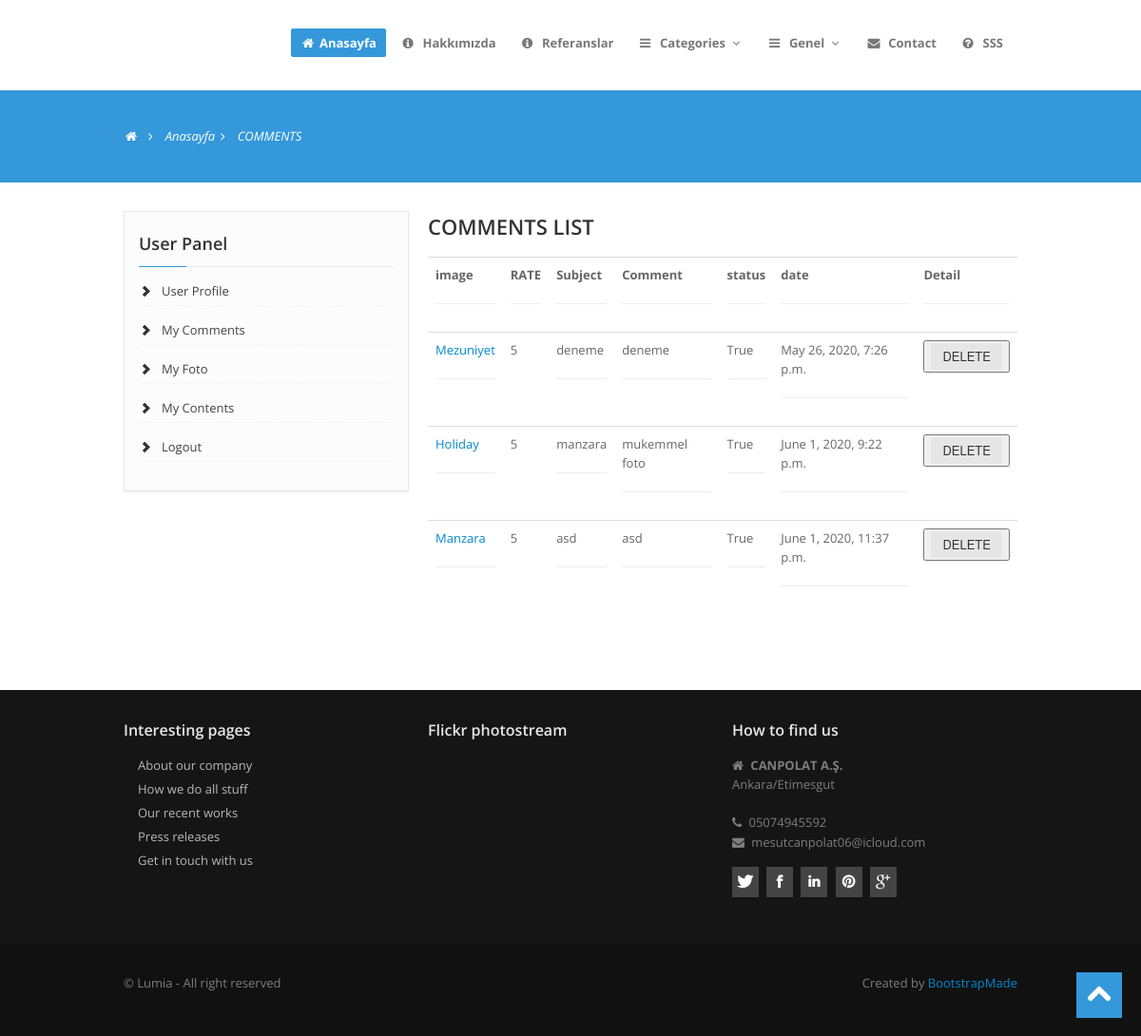
The app's page /user/comments/ (signed in), older data.
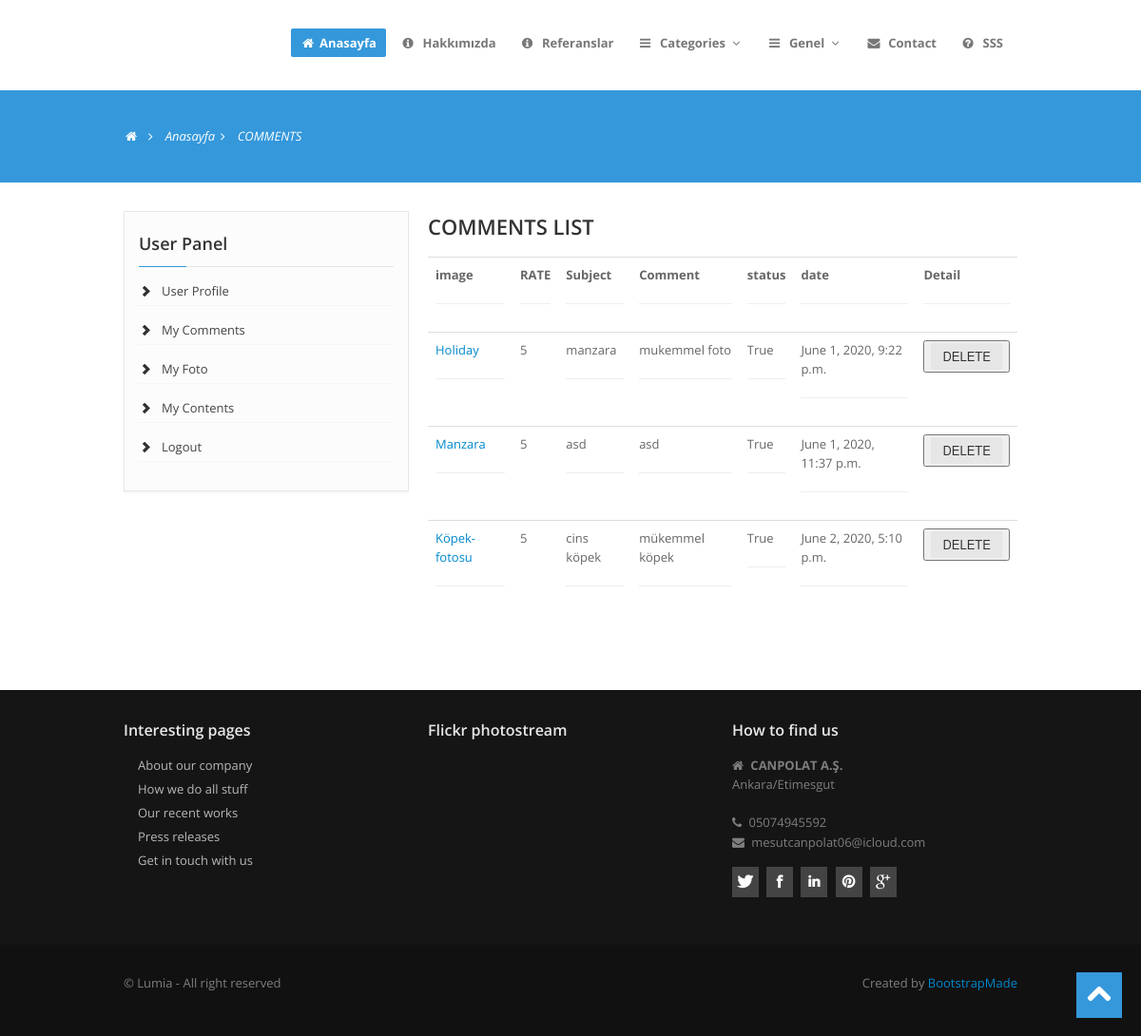
The same page, newer data.
### images/models.py (models this page shows, shortened)
class Comment(models.Model):
    STATUS = {
        ('New', 'Yeni'),
        ('True', 'Evet'),
        ('False', 'Hayır')
    }
    image = models.ForeignKey(Images, on_delete=models.CASCADE)
    user = models.ForeignKey(User, on_delete=models.CASCADE)
    subject = models.CharField(max_length=50)
    comment = models.TextField(max_length=200, blank=True)
    rate = models.IntegerField(blank=True)
    status = models.CharField(max_length=10, choices=STATUS, default="New")
    ip = models.CharField(blank=True, max_length=20)
    create_at = models.DateTimeField(auto_now_add=True)
    update_at = models.DateTimeField(auto_now=True)

class Images(models.Model):
    STATUS = {
        ('True', 'Evet'),
        ('False', 'Hayır')
    }
    user = models.ForeignKey(User, on_delete=models.CASCADE, null=True)
    category = models.ForeignKey(Category, on_delete=models.CASCADE)  # relation with Category table
    title = models.CharField(max_length=150)
    keywords = models.CharField(blank=True, max_length=255)
    description = models.CharField(blank=True, max_length=255)
    image = models.ImageField(blank=True, upload_to='images/')
    detail = RichTextUploadingField()
    slug = models.SlugField(null=False, unique=True)
    status = models.CharField(max_length=10, choices=STATUS)
    create_at = models.DateTimeField(auto_now_add=True)
    update_at = models.DateTimeField(auto_now=True)
    def image_tag(self):
        return mark_safe('<img src="{}" height="50"/>'.format(self.image.url))
    image_tag.short_description = 'Image'

### home/models.py (models this page shows, shortened)
class Setting(models.Model):
    STATUS = {
        ('True', 'Evet'),
        ('False', 'Hayır')
    }
    title = models.CharField(max_length=150)
    keywords = models.CharField(max_length=255)
    description = models.CharField(max_length=255)
    company = models.CharField(max_length=50)
    address = models.CharField(blank=True, max_length=150)
    phone = models.CharField(blank=True, max_length=15)
    fax = models.CharField(blank=True, max_length=15)
    email = models.CharField(blank=True, max_length=50)
    smtpserver = models.CharField(blank=True, max_length=20)
    smtpemail = models.CharField(blank=True, max_length=20)
    smtppassword = models.CharField(blank=True, max_length=10)
    smtpport = models.CharField(blank=True, max_length=5)
    icon = models.ImageField(blank=True, upload_to='images/')
    facebook = models.CharField(blank=True, max_length=50)
    instagram = models.CharField(blank=True, max_length=50)
    twitter = models.CharField(blank=True, max_length=50)
    aboutus = RichTextUploadingField(blank=True)
    contact = RichTextUploadingField(blank=True)
    references = RichTextUploadingField(blank=True)
    status = models.CharField(max_length=10, choices=STATUS)
    create_at = models.DateTimeField(auto_now_add=True)
    update_at = models.DateTimeField(auto_now=True)

### user/views.py (the view)
# urls.py: path('comments/', views.comments, name='comments'),
@login_required(login_url='/login')
def comments(request):
    setting = Setting.objects.get(pk=1)
    menu = Menu.objects.all()
    category = Category.objects.all()
    current_user = request.user
    comments = Comment.objects.filter(user_id=current_user.id )
    context = {
        'setting': setting,
        'menu': menu,
        'category': category,
        'comments': comments,
    }
    return render(request, 'user_comments.html', context)

### user/templates/user_comments.html (shortened to what this page needs)
{% extends "homebase.html" %}
{% block content %}
    <section id="subintro">
        <div class="container">
            <div class="row">
                <div class="span8">
                    <ul class="breadcrumb">
                        <li><a href="#"><i class="icon-home"></i></a><i class="icon-angle-right"></i></li>
                        <li><a href="/">Anasayfa</a><i class="icon-angle-right"></i></li>
                        <li class="active">COMMENTS</li>
                    </ul>
                </div>
            </div>
        </div>
    </section>
    <section id="maincontent">
        <div class="container">
            <div class="row">
                <div class="span4">
                    <aside>
                        <div class="widget">
                            {% include "user_panel.html" %}
                        </div>
                    </aside>
                </div>
                <div class="span8">
                    <div class="section-title">
                        <h3 class="title">COMMENTS LIST</h3>
                    </div>
                    <div class="cart-table clearfix">
                        <table class="table table-responsive">
                            <tr>
                                <th class="text-left"><span>image </span><hr></th>
                                <th class="text-left">RATE</span><hr> </th>
                                <th class="text-left"><span>Subject </span><hr></th>
                                <th class="text-left"><span>Comment</span><hr></th>
                                <th class="text-left"><span>status</span><hr></th>
                                <th class="text-left"><span>date</span><hr></th>
                                <th class="text-left"><span>Detail</span><hr></th>
                            </tr>
                            {% for rs in comments %}
                                <tr>
                                    <td class="text-left"><span>
                                <a href="/images/{{rs.image_id}}/{{rs.image.slug}}">
                                {{ rs.image.title}}
                                </a>
                            </span><hr></td>
                                    <td class="text-left">{{ rs.rate}}</td>
                                    <td class="text-left"><span>{{ rs.subject}}</span><hr> </td>
                                    <td class="text-left"><span>{{ rs.comment}} </span><hr></td>
                                    <td class="text-left"><span>{{ rs.status}} </span><hr></td>
                                    <td class="text-left"><span>{{ rs.create_at}} </span><hr></td>
                                    <td class="text-left"><button><a class="btn karl-checkout-btn" href="/user/deletecomment/{{ rs.id}}" onclick = "myFunction()" >DELETE</a></button> </td>
                                </tr>
                            {% endfor %}
                        </table>
                    </div>
                </div>
            </div>
        </div>
    </section>
{% endblock %}

### home/templates/homebase.html (shortened to what this page needs)
<!DOCTYPE html>
<html lang="en">
<head>
    {% load static %}
  <link href="{% static 'assets/css/bootstrap.css'%}" rel="stylesheet">
  <link href="{% static 'assets/css/bootstrap-responsive.css'%}" rel="stylesheet">
  <link href="{% static 'assets/css/prettyPhoto.css'%}" rel="stylesheet">
  <link href="{% static 'assets/js/google-code-prettify/prettify.css'%}" rel="stylesheet">
  <link href="{% static 'assets/css/flexslider.css'%}" rel="stylesheet">
  <link href="{% static 'assets/css/style.css'%}" rel="stylesheet">
  <link href="{% static 'assets/color/default.css'%}" rel="stylesheet">
    <link rel="stylesheet" href="https://ajax.googleapis.com/ajax/libs/jqueryui/1.11.4/themes/smoothness/jquery-ui.css">
<link rel="stylesheet" href="//code.jquery.com/ui/1.12.1/themes/base/jquery-ui.css">
  <link rel="stylesheet" href="/resources/demos/style.css">
</head>
{% include 'header.html' %}
{% block content %} {% endblock %}
{% include 'footer.html' %}
<body>
</body>
</html>

### home/templates/header.html (shortened to what this page needs)
{% load static %}
{% load mptt_tags %}
<div id="wrapper" xmlns="http://www.w3.org/1999/html">
    <header>
        <div class="navbar navbar-static-top">
            <div class="navbar-inner">
                <div class="container">
                    <div class="navigation">
                        <ul class="nav topnav">
                            <li class="active">
                                <a href="/"><i class="icon-home"></i>Anasayfa </a>
                            </li>
                            <li>
                                <a href="/hakkimizda"><i class="icon-info-sign"></i> Hakkımızda</a>
                            </li>
                            <li>
                                <a href="/referanslar"><i class="icon-info-sign"></i> Referanslar</a>
                            </li>
                            <li class="dropdown">
                                <a href="#"><i class="icon-reorder"></i> Categories <i class="icon-angle-down"></i></a>
                            </li>
                        <li class="dropdown">
                                <a href="#"><i class="icon-reorder"></i> Genel <i class="icon-angle-down"></i></a>
                            </li>
                            <li>
                                <a href="/iletisim"><i class="icon-envelope-alt"></i> Contact</a>
                            </li>
<li>
                                <a href="/sss"><i class="icon-question-sign"></i> SSS</a>
                            </li>
                        </ul>
                    </div>
                </div>
            </div>
        </div>
    </header>
</div>

### user/templates/user_panel.html
<div class="widget">
    <h4 class="rheading">User Panel<span></span></h4>
    <ul class="cat">
        <li><a href="/user">User Profile</a></li>
            <li><a href="/user/comments">My Comments</a></li>
            <li><a href="/user/fotos">My Foto</a></li>
            <li><a href="/user/contents">My Contents</a></li>
            <li><a href="/logout">Logout</a></li>
    </ul>
</div>

### home/templates/footer.html (shortened to what this page needs)
    <footer class="footer">
      <div class="container">
        <div class="row">
          <div class="span4">
            <div class="widget">
              <h5>Interesting pages</h5>
              <ul class="regular">
                <li><a href="#">About our company</a></li>
                <li><a href="#">How we do all stuff</a></li>
                <li><a href="#">Our recent works</a></li>
                <li><a href="#">Press releases</a></li>
                <li><a href="#">Get in touch with us</a></li>
              </ul>
            </div>
          </div>
          <div class="span4">
            <div class="widget">
              <h5>Flickr photostream</h5>
            </div>
          </div>
          <div class="span4">
            <div class="widget">
              <h5>How to find us</h5>
              <address>
								<i class="icon-home"></i> <strong>{{setting.company}}</strong><br>
								{{setting.address}}
								</address>
              <p>
                <i class="icon-phone"></i> {{setting.phone}}<br>
                <i class="icon-envelope-alt"></i> {{setting.email}}
              </p>
            </div>
            <div class="widget">
              <ul class="social">
                <li><a href="https://www.twitter.com/{{setting.twitter}}" data-placement="bottom" title="Twitter"><i class="icon-twitter icon-square icon-32"></i></a></li>
                <li><a href="https://www.facebook.com/{{ setting.facebook }}" data-placement="bottom" title="Facebook"><i class="icon-facebook icon-square icon-32"></i></a></li>
                <li><a href="#" data-placement="bottom" title="Linkedin"><i class="icon-linkedin icon-square icon-32"></i></a></li>
                <li><a href="#" data-placement="bottom" title="Pinterest"><i class="icon-pinterest icon-square icon-32"></i></a></li>
                <li><a href="mailto:{{setting.email}}" data-placement="bottom" title="Google plus"><i class="icon-google-plus icon-square icon-32"></i></a></li>
              </ul>
            </div>
          </div>
        </div>
      </div>
      <div class="verybottom">
        <div class="container">
          <div class="row">
            <div class="span6">
              <p>
                &copy; Lumia - All right reserved
              </p>
            </div>
            <div class="span6">
              <div class="pull-right">
                <div class="credits">
                  Created by <a href="https://bootstrapmade.com/">BootstrapMade</a>
                </div>
              </div>
            </div>
          </div>
        </div>
      </div>
    </footer>
  <a href="#" class="scrollup"><i class="icon-chevron-up icon-square icon-48 active"></i></a>
 {% load static %}

### home/static/assets/css/style.css (style rules this page uses)
.row { margin-bottom:30px; }
header .navbar { padding:30px 0 25px; }
.navbar .nav { margin:0; }
.navbar ul li { margin-right:5px; }
.navbar .nav li.active a,.navbar .nav li.active a:hover { color:#fff; -webkit-border-radius: 2px; -moz-border-radius: 2px; border-radius: 2px; }
.navbar ul.topnav { float:right; }
.navbar .nav > li > a { float: none; font-size:13px; padding: 5px 10px 5px 10px; color: #777777; text-decoration: none; text-shadow: none; font-weight:700; }
.navbar .nav > li.dropdown > a { padding: 5px 5px 5px 10px; }
#maincontent { z-index:1000; margin-top:0px; }
section#subintro { width: 100%; color: #fff; height:auto; margin: 0 auto; padding: 0; margin-bottom:30px; }
.rheading { margin-bottom: 24px; }
.rheading { position: relative; border-bottom: #e9e9e9 1px solid; padding-bottom: 9px; }
.rheading span { position: absolute; width: 50px; height: 1px; bottom: -1px; left: 0; }
.scrollup { position:fixed; width:48px; height:48px; bottom:20px; right:20px; }
a.scrollup { outline:0; }
aside { background:#fcfcfc; padding:20px 15px 0 15px; margin: 0 0 30px 0; border: 1px solid #e6e6e6; -webkit-box-shadow: 0 2px 0 rgba(0,0,0,0.03); -moz-box-shadow: 0 2px 0 rgba(0,0,0,0.03); box-shadow: 0 2px 0 rgba(0,0,0,0.03); -webkit-box-sizing: border-box; -moz-box-sizing: border-box; box-sizing: border-box; }
aside .widget { margin-bottom:30px; }
aside .widget ul { list-style:none; margin-left:0; }
aside .widget ul li { border-bottom:1px dotted #efefef; margin:15px 0 0 0; padding-bottom:5px; }
aside .widget h4 { border-bottom:1px solid #e5e5e5; padding-bottom:10px; margin-bottom:15px; }
aside .widget ul.cat { list-style:none; margin-left:0; }
aside .widget ul.cat li { padding-left:24px; background-image: url("../img/glyphicons-halflings.png"); background-repeat: no-repeat; background-position: -456px -69px; }
aside .widget ul.cat li a { color:#444; }
[class^="icon-"], [class*=" icon-"] { float:none; }
.icon-square, .icon-rounded, .icon-plain, .icon-circled { margin: 10px 10px 10px 0; display: inline-block !important; text-align: center !important; color: #fff; width: 18px; height: 18px; padding:3px; font-size: 12px; line-height: 18px; text-shadow:none; cursor: pointer; }
.icon-square { background-color: #444; }
[class^="icon-"], [class*=" icon-"] { margin-top: 1px; margin-right: .3em; }
.icon-32 { width: 24px; height: 24px; padding:4px; font-size: 16px; line-height: 24px; }
.icon-48 { width: 32px; height: 32px; padding:8px; font-size: 28px; line-height: 30px; }
#subintro .breadcrumb { margin:30px 0 0; background:none; }
#subintro ul.breadcrumb li { margin-bottom:0; padding-bottom:0; color:#fff; font-style:italic; }
#subintro ul.breadcrumb li a { color:#fff; }
.breadcrumb > li { display: inline-block; *display: inline; line-height:1.6em; *zoom: 1; }
footer { padding-top:30px; color:#7e7e7e; }
footer.footer { background:#151515; }
footer h1, footer h2, footer h3, footer h4, footer h5, footer h6 { color:#e8e8e8; }
footer .verybottom { padding-top:30px; background:#111; }
footer ul.regular li a, footer .nav-list li.nav-header { text-shadow:none; color:#b8b8b8; }
footer ul.regular,footer ul.nav { margin-left:0; list-style:none; }
footer ul.regular li { background-attachment: scroll; background: url(../img/list/white-arrow.png) no-repeat 0 5px; padding-left:15px; margin-top:5px; margin-left:0; }
ul.social { list-style:none; margin-left:0; }
ul.social li { display:inline; }

### home/static/assets/color/default.css (style rules this page uses)
a { color: #3498db; }
.rheading span { background: #3498db; }
[class^="icon-"].active, [class*=" icon-"].active { background-color: #3498db; }
.navbar .nav li.active a { background:#3498db; }
section#subintro { background: #3498db; }

Row changes from the older to the newer data that the page shows:
removed Comment: image "Mezuniyet", rate "5", subject "deneme", comment "deneme", status "True", create_at "May 26, 2020, 7:26 p.m."
added Comment: image "Köpek-fotosu", rate "5", subject "cins köpek", comment "mükemmel köpek", status "True", create_at "June 2, 2020, 5:10 p.m."
